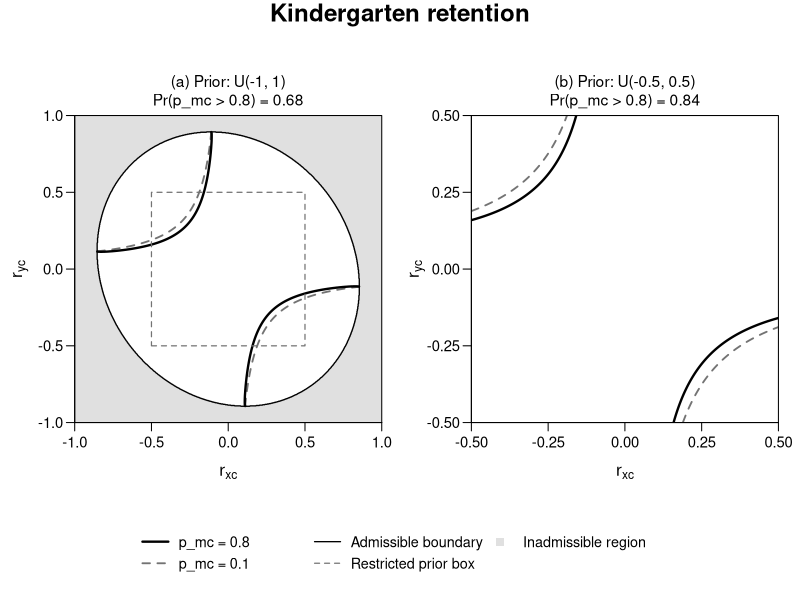
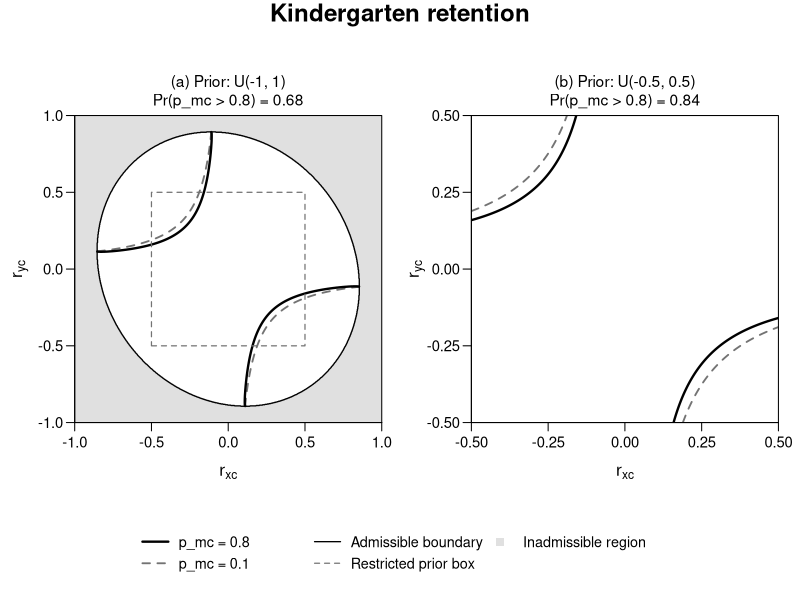
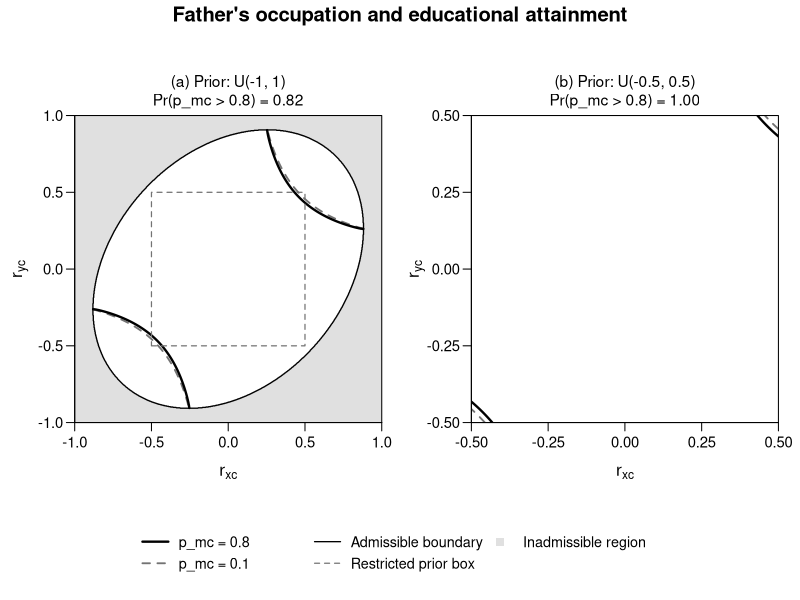
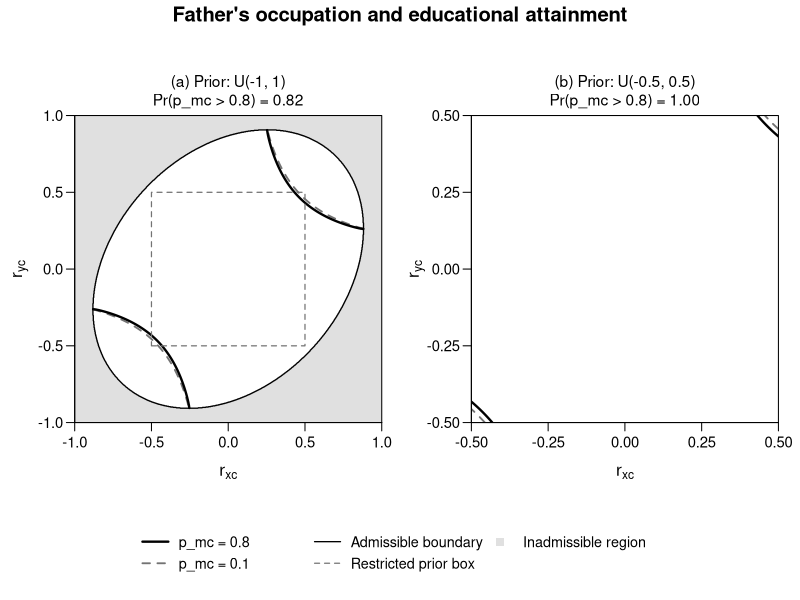

Write the R code that produced these figures, in order.
# PMC_final.R -- base R only; run with Rscript PMC_final.R or source().
# Outputs beside this script: one Table A3 CSV and Figures 1/2 as PDF + PNG.
# Mathematical inputs, degrees of freedom, 1.96 cutoff, 0.8 threshold,
# 1,000 marginal draws, 100 repetitions and both seed-123 streams are retained.
# Correlation reconstruction and original single-run checks use final_ver's RNG
# order, INCLUDING its initial mcdat() call before the 1,000 replications.
# Table A3 then resets seed=123, exactly as the separate diagnostics script.
# Figure design is unchanged; probability labels now use Table A3's 100-run means.
# The four plotted labels are rounded to two decimals, as in final_ver.

output_dir <- local({
  source_files <- lapply(sys.frames(), function(frame) frame$ofile)
  source_files <- Filter(function(path) is.character(path) && length(path) == 1L,
                         source_files)
  script_arg <- grep('^--file=', commandArgs(trailingOnly = FALSE), value = TRUE)
  script_file <- if (length(source_files)) {
    tail(source_files, 1L)[[1L]]
  } else if (length(script_arg)) {
    sub('^--file=', '', script_arg[1L])
  } else {
    NULL
  }
  script_dir <- if (is.null(script_file)) getwd() else dirname(normalizePath(script_file))
  path <- script_dir
  dir.create(path, recursive = TRUE, showWarnings = FALSE)
  path
})

vrnorm <- Vectorize(rnorm,c("n","mean","sd"))

mcdat <- function() {
  dat <- mat.or.vec(7639,4)
  size <- c(9,12,14,12,24,23,47,48,46,48,47,49,45,39,8,3054,1661,983,323,441,154,213,143,85,49,35,16,8,3)
  dat[,1] <- rep(c(1,0),times=c(471,7168))
  dat[,2] <- rep(1:29,times=size)
  # Define means and standard deviations for the logit of propensity scores (z)
  meanz <- c(-5.42, -4.25, -3.42, -2.98, -2.57, -2.15, -1.75, -1.24, -0.83, -0.46, 
             -0.01, 0.53, 1.16, 1.99, 3.7, -5.38, -4.27, -3.5, -2.97, -2.55, 
             -2.14, -1.77, -1.27, -0.86, -0.47, -0.04, 0.56, 1.14, 1.8)
  sdz <- c(0.4, 0.24, 0.2, 0.1, 0.17, 0.07, 0.15, 0.14, 0.11, 0.12, 0.11, 0.22, 
           0.2, 0.33, 1.09, 0.39, 0.25, 0.2, 0.1, 0.16, 0.07, 0.15, 0.14, 0.1, 
           0.11, 0.15, 0.17, 0.17, 0.17)
  z <- vrnorm(size,meanz,sdz)
  z <- unlist(z)
  dat[,3] <- z
  # Define means and standard deviations for reading scores (y)
  meany <- c(47.41,47.25,42.66, 45.24,44.07,36.63,37.41,39.79,37.78,35,34.3,32.06,31.09,33.87,32.84,
             59.22,55.62,52.49,52.45,50.05,48.77,45.89,46,43.28,42.18,40.45,33.03,35.27,40.47)
  sdy <- c(11.73,15.50,15.92,17.32,14.43,13.88,10.92,15.37,12.27,9.77,9.05,9.31,11.96,9.15,
           7.71,11.64,11.30,11.95,12.53,12.15,12.67,12.40,13.37,11.52,13.34,13.08,14.33,8.25,8.60)
  y <- vrnorm(size,meany,sdy)
  y <- unlist(y)
  dat[,4] <- y
  dat <- data.frame(dat)
  colnames(dat) <- c("x","strata","z","y")
  rxz <- cor(dat$x,dat$z)
  ryz <- cor(dat$y,dat$z)
  rxy <- cor(dat$x,dat$y)
  rxyonz <- (rxy-rxz*ryz)/sqrt((1-rxz^2)*(1-ryz^2))
  result <- c(rxz,ryz,rxy,rxyonz)
  return(result)
}

# Explicitly retain the default RNG used in the supplied R scripts (R >= 3.6).
RNGkind("Mersenne-Twister", "Inversion", "Rejection")
set.seed(123)
cat("R version:", R.version.string, "\nRNG kind:",
    paste(RNGkind(), collapse=", "), "\nSeeds: 123 for each original script stream.\n")

# The first 15 group sizes total 471 retained children; the other 14 total
# 7,168 promoted children (N=7,639). Keep all original summary inputs.
# z and y are generated independently WITHIN each treatment-by-stratum cell.
# This imposes zero within-cell covariance; Table 8's marginal summaries do
# not identify that covariance or a unique study correlation matrix.
# In particular, r_yz is negative. The downstream model uses r_yz^2.
# These are synthetic working correlations, not recovered raw study records.
initial_mcdat <- mcdat()  # Preserve original RNG consumption; not one of the 1,000.
output <- t(replicate(1000L, mcdat()))
colnames(output) <- c("rxz", "ryz", "rxy", "rxy|z")
correlation_summary <- data.frame(
  correlation=colnames(output), mean=colMeans(output),
  sd_across_simulations=apply(output, 2L, sd),
  mcse_mean_1000=apply(output, 2L, sd)/sqrt(1000L),
  first_500_mean=colMeans(output[1:500, ]),
  last_500_mean=colMeans(output[501:1000, ]), row.names=NULL)
correlation_summary$half_difference <- abs(correlation_summary$first_500_mean -
                                           correlation_summary$last_500_mean)
checkpoints <- c(100L, 250L, 500L, 750L, 1000L)
correlation_running_means <- data.frame(
  simulations=checkpoints,
  t(vapply(checkpoints, function(n) colMeans(output[seq_len(n), ]), numeric(4L))),
  check.names=FALSE)
cat("\nHong & Raudenbush: 1,000 synthetic data sets\n")
print(correlation_summary, digits=10, row.names=FALSE)
cat("\nCumulative means (stability diagnostic, not proof of convergence):\n")
print(correlation_running_means, digits=10, row.names=FALSE)
cat("\nPMC working inputs retained: partial r=-0.13, r_xz=0.52, |r_yz|=0.45.\n",
    "Reconstruction r_yz is negative; squared inputs remain 0.2704 / 0.2025.\n",
    "Within-cell covariance is unidentified and is set to zero by mcdat().\n", sep="")

n_marginal <- 1000L
n_repeats <- 100L
threshold <- 0.8
scenarios <- list(
  list(name = "Retention U(-1,1)", bounds = c(-1,1), partial_r=-0.13,
       rxz2=0.52^2, ryz2=0.45^2, nu=7635, direction=-1),
  list(name = "Retention U(-0.5,0.5)", bounds = c(-0.5,0.5), partial_r=-0.13,
       rxz2=0.52^2, ryz2=0.45^2, nu=7635, direction=-1),
  list(name = "Education U(-1,1)", bounds = c(-1,1), partial_r=0.29,
       rxz2=0.224, ryz2=0.177, nu=10562, direction=+1),
  list(name = "Education U(-0.5,0.5)", bounds = c(-0.5,0.5), partial_r=0.29,
       rxz2=0.224, ryz2=0.177, nu=10562, direction=+1)
)

# Shared pointwise calculation, algebraically identical to hong()/edu().
# Strict admissibility is identical to diagnostics and the drawing surface.
# No binomial standard error is computed from Cartesian pairs: they share axes.
evaluate_pairs <- function(xs, ys, partial_r, rxz2, ryz2, nu, direction) {
  xx <- matrix(rep(xs, times=length(ys)), nrow=length(xs))
  yy <- matrix(rep(ys, each=length(xs)), nrow=length(xs))
  q <- partial_r * sqrt((1-rxz2) * (1-ryz2))
  vx <- 1 - rxz2 - xx*xx
  vy <- 1 - ryz2 - yy*yy
  adjusted <- q - xx*yy
  determinant <- vx*vy - adjusted*adjusted
  valid <- vx > 0 & vy > 0 & determinant > 0
  n_valid <- sum(valid)
  if (!n_valid) stop("No admissible candidate pairs")
  z <- direction * adjusted[valid] / sqrt(determinant[valid] / nu) - 1.96
  p <- pnorm(z)
  c(p_hat=mean(p > threshold), n_admissible=n_valid,
    acceptance_rate=n_valid/(length(xs)*length(ys)),
    mean_pointwise_pmc=mean(p),
    pmc_q025=unname(quantile(p, 0.025)), pmc_q975=unname(quantile(p, 0.975)),
    determinant_only_extra=sum(determinant > 0 & !valid))
}

estimate_one <- function(bounds, partial_r, rxz2, ryz2, nu, direction) {
  xs <- sort(runif(n_marginal, bounds[1], bounds[2]))
  ys <- sort(runif(n_marginal, bounds[1], bounds[2]))
  evaluate_pairs(xs, ys, partial_r, rxz2, ryz2, nu, direction)
}

# Reproduce the four original figure-script estimates BEFORE resetting the RNG.
# These single-run results are retained for comparison, not used as final labels.
original_single_run <- do.call(rbind, lapply(scenarios, function(s) {
  a <- estimate_one(s$bounds, s$partial_r, s$rxz2, s$ryz2, s$nu, s$direction)
  data.frame(scenario=s$name, as.list(a), check.names=FALSE)
}))
cat("\nOriginal final_ver single-run checks (original RNG order):\n")
print(original_single_run, digits=10, row.names=FALSE)

# Independent seed reset preserves every repetition of PMC_100run_diagnostics.R.
set.seed(123)
all_runs <- vector("list", length(scenarios))
summary_rows <- vector("list", length(scenarios))
for (i in seq_along(scenarios)) {
  s <- scenarios[[i]]
  rep_results <- replicate(n_repeats,
    estimate_one(s$bounds, s$partial_r, s$rxz2, s$ryz2, s$nu, s$direction))
  h <- as.numeric(rep_results["p_hat", ])
  n_accepted <- as.numeric(rep_results["n_admissible", ])
  all_runs[[i]] <- data.frame(
    scenario=s$name, run=seq_len(n_repeats), p_hat=h,
    n_admissible=n_accepted,
    acceptance_rate=as.numeric(rep_results["acceptance_rate", ]))
  summary_rows[[i]] <- data.frame(
    scenario=s$name,
    mean_accepted=mean(n_accepted), min_accepted=min(n_accepted),
    max_accepted=max(n_accepted), mean_p=mean(h), sd_across_runs=sd(h),
    se_mean_100=sd(h)/sqrt(n_repeats),
    first_50_mean=mean(h[1:50]), last_50_mean=mean(h[51:100]),
    half_difference=abs(mean(h[1:50])-mean(h[51:100])),
    n_repeats=n_repeats, n_marginal=n_marginal,
    candidate_pairs_per_run=n_marginal^2, threshold=threshold,
    partial_r=s$partial_r, rxz2=s$rxz2, ryz2=s$ryz2, nu=s$nu,
    direction=s$direction, mean_acceptance_rate=mean(n_accepted)/n_marginal^2,
    original_single_run_p=original_single_run$p_hat[i],
    figure_label_2dp=sprintf("%.2f", mean(h)),
    determinant_only_extra_pairs=sum(rep_results["determinant_only_extra", ]))
  cat("Completed", i, "/", length(scenarios), "scenarios:", s$name, "\n")
}
run_df <- do.call(rbind, all_runs)  # In memory for audit; no extra raw CSV output.
summary_df <- do.call(rbind, summary_rows)
write.csv(summary_df, file.path(output_dir, "PMC_MC_100run_summary.csv"), row.names=FALSE)
cat("\nTable A3: conditional Pr(p_mc > 0.8 | admissible); mean of 100 run proportions.\n")
print(summary_df[, 1:10], digits=10, row.names=FALSE)
cat("\nSD is single-run simulation variability; MCSE of the 100-run mean = SD/10.\n",
    "The 1,000,000 Cartesian pairs per run are NOT independent observations.\n",
    "Admissible-pair counts are not effective sample sizes.\n",
    "First/last-half comparisons describe stability, not a convergence proof.\n",
    "Figure labels below use these 100-run means, rounded to two decimals.\n", sep="")
figure_probabilities <- summary_df$mean_p
retention_full_prob <- figure_probabilities[1L]
retention_restricted_prob <- figure_probabilities[2L]
education_full_prob <- figure_probabilities[3L]
education_restricted_prob <- figure_probabilities[4L]

make_surface <- function(lb, ub, rxy_z, rxz2, ryz2, nu, sign_r, n_grid = 801L) {
  x <- seq(lb, ub, length.out = n_grid)
  y <- seq(lb, ub, length.out = n_grid)
  X <- matrix(rep(x, times = n_grid), nrow = n_grid, ncol = n_grid)
  Y <- matrix(rep(y, each = n_grid), nrow = n_grid, ncol = n_grid)

  numerator <- rxy_z * sqrt((1 - ryz2) * (1 - rxz2)) - X * Y
  v_x <- 1 - rxz2 - X^2
  v_y <- 1 - ryz2 - Y^2
  determinant <- v_x * v_y - numerator^2

  # Conditions in manuscript Eq. (5): positive residual variances and determinant.
  admissible <- (v_x > 0) & (v_y > 0) & (determinant > 0)
  z <- matrix(NA_real_, nrow = n_grid, ncol = n_grid)
  z[admissible] <- pnorm(sign_r * numerator[admissible] /
                        sqrt(determinant[admissible] / nu) - 1.96)
  list(x = x, y = y, z = z, admissible = admissible)
}

plot_panel_bw <- function(surface, prior_title, reported_p, restricted_box = FALSE) {
  x <- surface$x
  y <- surface$y
  z <- surface$z
  admissible <- surface$admissible
  lo <- min(x)
  hi <- max(x)

  # Do not label contours on the curves; the separate legend is clearer.
  par(mar = c(3.8, 4.3, 3.5, 1.1), mgp = c(2.3, 0.7, 0), pty = 's')
  plot(NA_real_, NA_real_, type = 'n', xlim = c(lo, hi), ylim = c(lo, hi),
       xaxs = 'i', yaxs = 'i', asp = 1, axes = FALSE, xlab = '', ylab = '')

  # White feasible region / grey inadmissible region.
  image(x, y, 1 * admissible, add = TRUE, useRaster = TRUE,
        breaks = c(-0.5, 0.5, 1.5), col = c('grey88', 'white'))

  # Only two pmc levels: dashed 0.1, solid 0.8.
  z_range <- range(z, finite = TRUE)
  if (z_range[1] < 0.1 && z_range[2] > 0.1) {
    contour(x, y, z, add = TRUE, levels = 0.1,
            drawlabels = FALSE, col = 'grey45', lty = 2, lwd = 1.8)
  }
  if (z_range[1] < 0.8 && z_range[2] > 0.8) {
    contour(x, y, z, add = TRUE, levels = 0.8,
            drawlabels = FALSE, col = 'black', lty = 1, lwd = 2.3)
  }

  # Boundary of admissible region; not present if every point is admissible.
  if (any(admissible) && any(!admissible)) {
    contour(x, y, 1 * admissible, add = TRUE, levels = 0.5,
            drawlabels = FALSE, col = 'black', lty = 1, lwd = 1.3)
  }

  # Restricted range illustrated only on the full-range panel of retention.
  if (restricted_box) {
    rect(-0.5, -0.5, 0.5, 0.5, border = 'grey45', lty = 2, lwd = 1.2)
  }

  ticks <- if (lo == -1) seq(-1, 1, 0.5) else seq(-0.5, 0.5, 0.25)
  axis(1, at = ticks, cex.axis = 1.07)
  axis(2, at = ticks, las = 1, cex.axis = 1.07)
  box(lwd = 1)
  title(xlab = expression(r[xc]), ylab = expression(r[yc]),
        cex.lab = 1.25, line = 2.6)
  title(main = paste0(prior_title,
                      '\nPr(p_mc > 0.8) = ', sprintf('%.2f', reported_p)),
        cex.main = 1.12, font.main = 1, line = 0.6)
}

plot_legend_bw <- function(show_restricted_box) {
  par(mar = c(0, 0, 0, 0), pty = 'm')
  plot.new()
  entries <- c('p_mc = 0.8', 'p_mc = 0.1', 'Admissible boundary')
  line_types <- c(1, 2, 1)
  line_colors <- c('black', 'grey45', 'black')
  line_widths <- c(2.3, 1.8, 1.3)
  symbols <- c(NA, NA, NA)
  if (show_restricted_box) {
    entries <- c(entries, 'Restricted prior box')
    line_types <- c(line_types, 2)
    line_colors <- c(line_colors, 'grey45')
    line_widths <- c(line_widths, 1.2)
    symbols <- c(symbols, NA)
  }
  entries <- c(entries, 'Inadmissible region')
  line_types <- c(line_types, NA)
  line_colors <- c(line_colors, 'grey88')
  line_widths <- c(line_widths, NA)
  symbols <- c(symbols, 15)

  legend('center', legend = entries, ncol = 3, bty = 'n',
         lty = line_types, lwd = line_widths, col = line_colors,
         pch = symbols, pt.cex = 1.3,
         cex = 1.04, x.intersp = 0.8, y.intersp = 1.25)
}

plot_comparison_bw <- function(example, title_text, filename_stem,
                               baseline_prob, restricted_prob,
                               rxy_z, rxz2, ryz2, nu, sign_r,
                               show_restricted_box = FALSE) {
  # Precompute the full prior and the centre zoom for a direct comparison.
  full <- make_surface(-1, 1, rxy_z, rxz2, ryz2, nu, sign_r)
  restricted <- make_surface(-0.5, 0.5, rxy_z, rxz2, ryz2, nu, sign_r)

  draw <- function() {
    oldpar <- par(no.readonly = TRUE)
    on.exit(par(oldpar))
    layout(matrix(c(1, 2, 3, 3), nrow = 2, byrow = TRUE),
           heights = c(5.6, 1.0))
    par(oma = c(0.3, 0.2, 2.0, 0.2))

    plot_panel_bw(full, '(a) Prior: U(-1, 1)', baseline_prob,
                  restricted_box = show_restricted_box)
    plot_panel_bw(restricted, '(b) Prior: U(-0.5, 0.5)', restricted_prob)
    plot_legend_bw(show_restricted_box)

    mtext(title_text, side = 3, outer = TRUE, line = 0.5,
          cex = if (example == 1L) 1.45 else 1.22, font = 2)
  }

  # PDF: vector contours, labels, boundaries (scalable for LaTeX).
  pdf(file.path(output_dir, paste0(filename_stem, '.pdf')), width = 12, height = 7,
      family = 'Helvetica', useDingbats = FALSE)
  draw()
  dev.off()

  # PNG: 600 DPI, suitable for journal preview/submission.
  png(file.path(output_dir, paste0(filename_stem, '.png')), width = 12, height = 7,
      units = 'in', res = 600)
  draw()
  dev.off()

  if (interactive()) draw()
}
plot_comparison_bw(
  example = 1L,
  title_text = 'Kindergarten retention',
  filename_stem = 'Figure1_Retention_Priors_Comparison_BW_Legend',
  baseline_prob = retention_full_prob, restricted_prob = retention_restricted_prob,
  rxy_z = -0.13, rxz2 = 0.52^2, ryz2 = 0.45^2,
  nu = 7635, sign_r = -1,
  show_restricted_box = TRUE
)

plot_comparison_bw(
  example = 2L,
  title_text = "Father's occupation and educational attainment",
  filename_stem = 'Figure2_Education_Priors_Comparison_BW_Legend',
  baseline_prob = education_full_prob, restricted_prob = education_restricted_prob,
  # IMPORTANT: 0.224 and 0.177 are SQUARED multiple correlations.
  rxy_z = 0.29, rxz2 = 0.224, ryz2 = 0.177,
  nu = 10562, sign_r = +1,
  show_restricted_box = TRUE
)

cat('\nPDF and 600-DPI PNG figures saved to:', normalizePath(output_dir), '\n')
